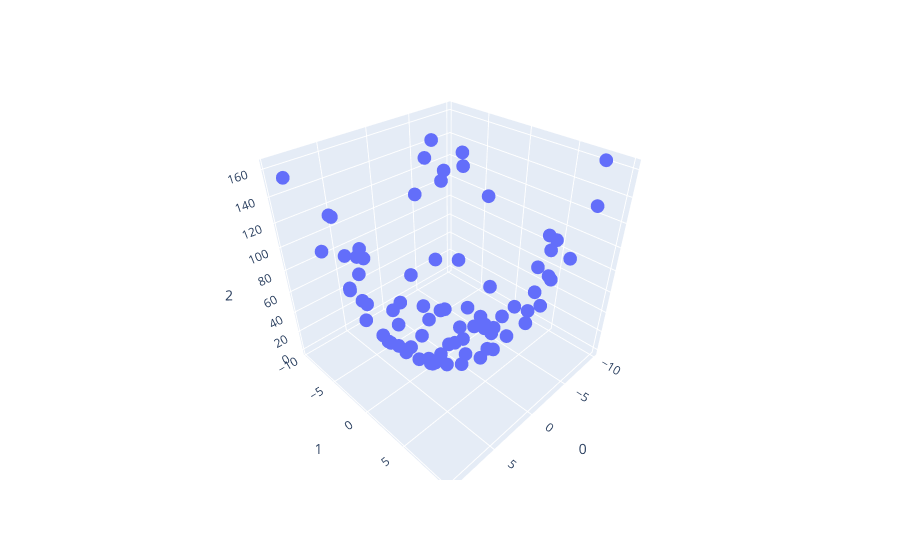

This figure's notebook cell:
### Code cell
rand = np.random.default_rng(42)


a = -10
b = 10
n = 100

#Our target function f
def f(x,y):
    return x**2+y**2

def g(x,y):
    return np.sqrt(abs(1-x**2-y**2))

def h(x,y):
    return 1/(1+25*x**2)

def i(x,y):
    return np.sin(1/x)


xcoords = rand.uniform(low=a,high=b,size=(n,1))
ycoords = rand.uniform(low=a,high=b,size=(n,1))

zcoords = f(xcoords,ycoords)

dataset = np.concatenate((xcoords,ycoords,zcoords),axis=1)

#formatting coords for input
TestTrainSplit = 0.8
batches = 5
SplitIndex = int(TestTrainSplit*n)
TrainData  = dataset[:SplitIndex]
TestData = dataset[SplitIndex:]

noise = rand.normal(loc=0,scale=1,size=(SplitIndex,1))
TrainData[:,-1] = (TrainData[:,-1].reshape(SplitIndex,1) + noise).reshape(SplitIndex)


#scaling the dataset
mean = np.mean(TrainData,0)
SD = np.std(TrainData,0)

ScaledTrainData = (TrainData - mean)/SD

TrainDataBatches = np.split(TrainData,batches)

#Simple scatter plot for visualisation
fig = px.scatter_3d(TrainData,x=0,y=1,z=2)
fig.show()

### Figure 1 — Plotly figure (JSON) as saved in the notebook; plotly's stock layout.template omitted (floating-point values rounded to 4 significant figures)
{"data": [{"hovertemplate": "0=%{x}<br>1=%{y}<br>2=%{z}<extra></extra>", "legendgroup": "", "marker": {"color": "#636efa", "symbol": "circle"}, "mode": "markers", "name": "", "scene": "scene", "showlegend": false, "type": "scatter3d", "x": [5.479, -1.222, 7.172, 3.947, -8.116, 9.512, 5.223, 5.721, -7.438, -0.9923, -2.584, 8.535, 2.877, 6.455, -1.132, -5.455, 1.092, -8.724, 6.553, 2.633, 5.162, -2.909, 9.414, 7.862, 5.568, -6.107, -0.6656, -9.124, -6.914, 3.661, 4.895, 9.35, -3.483, -2.591, -0.6089, -6.211, -7.402, -0.4859, -5.462, 3.396, -1.257, 6.654, 4.005, -3.753, 6.645, 6.095, -2.25, -4.233, 3.65, -7.205, -6.002, -9.853, 5.738, 3.297, 4.103, 5.615, -0.8217, 1.375, -7.204, -7.709, 3.368, -0.5781, 1.305, 5.3, 2.694, 1.072, 1.184, -3.921, -9.384, -1.266, -5.708, -1.829, 7.068, -5.321, -8.834, -4.372, -4.128, 3.238, 1.141, 5.678], "y": [8.172, 3.994, -4.683, 9.384, 5.575, 4.338, -1.013, -4.555, -8.072, 8.052, -0.8845, -5.953, -3.881, 1.584, -6.465, 7.132, 5.17, 4.389, -1.358, 2.546, 1.682, 2.997, -8.311, -1.684, -9.168, -0.1202, -3.403, -7.11, -7.932, 1.753, -6.588, 8.502, 1.621, -3.063, 1.818, -9.544, 9.171, -0.3539, 5.655, -8.345, -0.2668, -0.1859, 8.757, 1.435, -0.5302, -4.66, -3.369, 0.4134, -1.222, -9.568, 6.526, 7.923, -7.195, 1.081, -7.828, 3.445, -4.375, 3.188, 4.54, 5.373, -7.845, 8.32, -5.396, -9.252, 1.097, -2.582, 6.596, 6.165, -3.657, 9.058, -4.182, 0.3011, -4.881, 8.721, -6.708, -9.102, -1.298, 9.848, 7.834, 4.972], "z": [97.44, 17.05, 73.36, 103.5, 97.3, 110.7, 28.39, 54.13, 118.4, 65.77, 6.616, 107.1, 22.46, 43.85, 43.99, 79.3, 27.96, 94.88, 44.45, 14.42, 30.01, 18.78, 157.5, 63.96, 114.8, 37.56, 12.2, 132.7, 110.8, 16.7, 69.88, 161.6, 13.91, 15.8, 2.214, 129.1, 139.2, 1.567, 61.08, 80.53, -0.4961, 44.14, 91.66, 15.61, 43.56, 58.78, 14.65, 16.63, 16.94, 142.2, 77.51, 161.7, 87.6, 10.87, 77.75, 43.73, 21.55, 11.07, 72.26, 89.08, 73.33, 69.18, 30.68, 112.3, 8.225, 7.546, 45.14, 52.83, 101.9, 84.66, 50.23, 3.789, 73.83, 104.4, 122.3, 102.3, 18.63, 109.6, 64.24, 57.35]}], "layout": {"legend": {"tracegroupgap": 0}, "margin": {"t": 60}, "scene": {"domain": {"x": [0, 1], "y": [0, 1]}, "xaxis": {"title": {"text": "0"}}, "yaxis": {"title": {"text": "1"}}, "zaxis": {"title": {"text": "2"}}}}}
